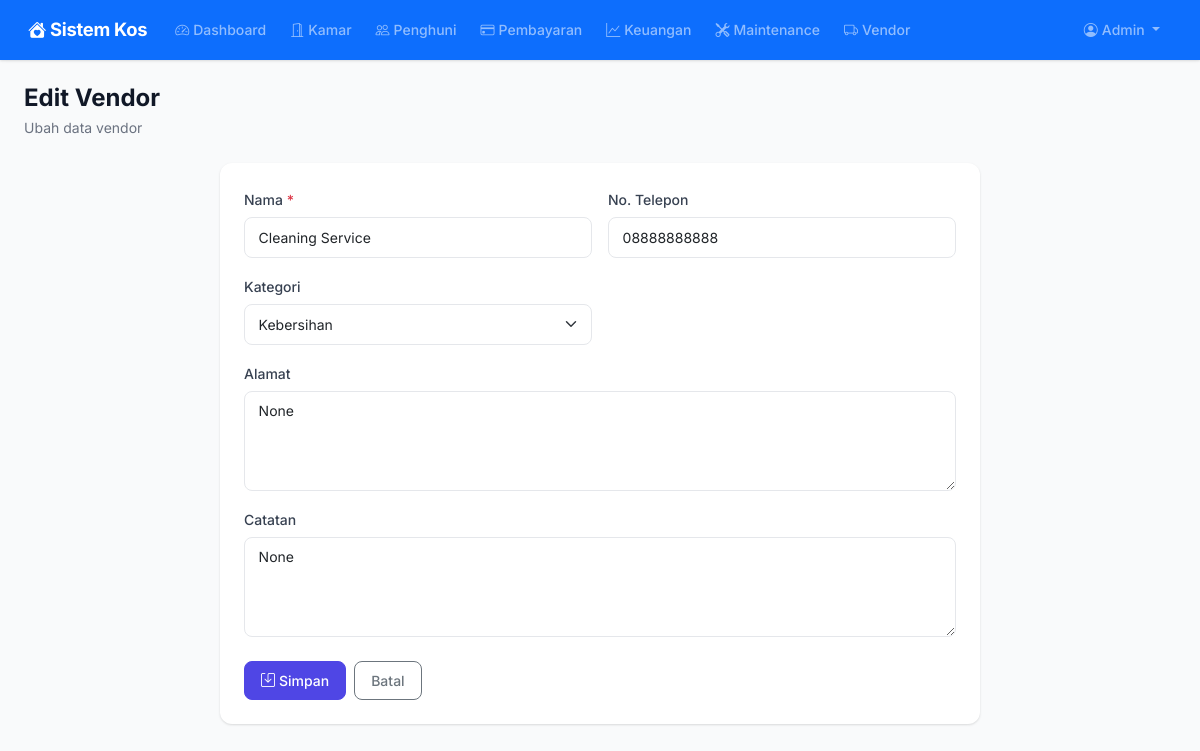
The app's page /maintenance/vendor/edit/3 (signed in) with its own data.
### models.py (models this page shows, shortened)
class User(UserMixin, db.Model):
    __tablename__ = "users"
    id = db.Column(db.Integer, primary_key=True)
    username = db.Column(db.String(80), unique=True, nullable=False)
    email = db.Column(db.String(120), unique=True, nullable=False)
    password_hash = db.Column(db.String(256), nullable=False)
    role = db.Column(db.String(20), nullable=False, default="client")
    nama_lengkap = db.Column(db.String(150), nullable=False)
    no_telepon = db.Column(db.String(20))
    alamat = db.Column(db.Text)
    is_active = db.Column(db.Boolean, default=True)
    created_at = db.Column(db.DateTime, default=datetime.utcnow)
    bookings = db.relationship("Booking", backref="client", lazy="dynamic")
    notifications = db.relationship("Notification", backref="user", lazy="dynamic")

class Vendor(db.Model):
    __tablename__ = "vendors"
    id = db.Column(db.Integer, primary_key=True)
    nama = db.Column(db.String(150), nullable=False)
    no_telepon = db.Column(db.String(20))
    kategori = db.Column(db.String(50), default="lainnya")
    alamat = db.Column(db.Text)
    catatan = db.Column(db.Text)
    created_at = db.Column(db.DateTime, default=datetime.utcnow)
    maintenance_requests = db.relationship("MaintenanceRequest", backref="vendor", lazy="dynamic")

### routes/maintenance.py (the view, shortened to what this page needs)
@maintenance_bp.route("/vendor/edit/<int:id>", methods=["GET", "POST"])
@login_required
def vendor_edit(id):
    if current_user.role not in ("admin", "management"):
        flash("Akses ditolak.", "danger")
        return redirect(url_for("dashboard.index"))
    vendor = Vendor.query.get_or_404(id)
    return render_template("maintenance/vendor_form.html", vendor=vendor)

### app.py (called while the page is built)
def create_app():
    app = Flask(__name__)
    app.config.from_object("config.Config")
    db.init_app(app)
    login_manager.init_app(app)
    csrf.init_app(app)
    login_manager.login_view = "auth.login"
    login_manager.login_message = "Silakan login terlebih dahulu."
    from models import User
    @login_manager.user_loader
    def load_user(user_id):
        return User.query.get(int(user_id))
    @app.context_processor
    def inject_now():
        from datetime import datetime
        return {"now": datetime.now()}
    @app.context_processor
    def inject_utility():
        from datetime import date
        return {"date_today": date.today()}
    from routes import register_routes
    register_routes(app)
    with app.app_context():
        db.create_all()
    return app

### templates/maintenance/vendor_form.html (shortened to what this page needs)
{% extends "base.html" %}
{% block content %}
<div class="page-header">
    <h1>{% if vendor %}Edit Vendor{% else %}Tambah Vendor Baru{% endif %}</h1>
    <p>{% if vendor %}Ubah data vendor{% else %}Masukkan data vendor baru{% endif %}</p>
</div>
<div class="row justify-content-center">
    <div class="col-lg-8">
        <div class="card border-0">
            <div class="card-body p-4">
                <form method="POST" action="">
                    <div class="row g-3">
                        <div class="col-md-6">
                            <label class="form-label">Nama <span class="text-danger">*</span></label>
                            <input type="text" name="nama" class="form-control" value="{{ vendor.nama if vendor else '' }}" required>
                        </div>
                        <div class="col-md-6">
                            <label class="form-label">No. Telepon</label>
                            <input type="text" name="no_telepon" class="form-control" value="{{ vendor.no_telepon if vendor else '' }}" placeholder="08xxxxxxxxxx">
                        </div>
                        <div class="col-md-6">
                            <label class="form-label">Kategori</label>
                            <select name="kategori" class="form-select">
                                <option value="kebersihan" {% if vendor and vendor.kategori == 'kebersihan' %}selected{% endif %}>Kebersihan</option>
                            </select>
                        </div>
                        <div class="col-12">
                            <label class="form-label">Alamat</label>
                            <textarea name="alamat" class="form-control" placeholder="Alamat vendor">{{ vendor.alamat if vendor else '' }}</textarea>
                        </div>
                        <div class="col-12">
                            <label class="form-label">Catatan</label>
                            <textarea name="catatan" class="form-control" placeholder="Catatan tambahan tentang vendor">{{ vendor.catatan if vendor else '' }}</textarea>
                        </div>
                    </div>
                    <div class="d-flex gap-2 mt-4">
                        <button type="submit" class="btn btn-primary">
                            <i class="bi bi-save me-1"></i>Simpan
                        </button>
                        <a href="{{ url_for('maintenance.vendor_index') }}" class="btn btn-outline-secondary">Batal</a>
                    </div>
                </form>
            </div>
        </div>
    </div>
</div>
{% endblock %}

### templates/base.html (shortened to what this page needs)
<!DOCTYPE html>
<html lang="id">
<head>
    <link href="https://cdn.jsdelivr.net/npm/bootstrap@5.3.2/dist/css/bootstrap.min.css" rel="stylesheet">
    <link rel="stylesheet" href="https://cdn.jsdelivr.net/npm/bootstrap-icons@1.11.3/font/bootstrap-icons.min.css">
    <link rel="stylesheet" href="{{ url_for('static', filename='css/style.css') }}">
</head>
<body>
    {% if current_user.is_authenticated %}
    <nav class="navbar navbar-expand-lg navbar-dark bg-primary sticky-top">
        <div class="container-fluid">
            <a class="navbar-brand fw-bold" href="{{ url_for('dashboard.index') }}">
                <i class="bi bi-house-heart-fill me-1"></i>Sistem Kos
            </a>
            <div class="collapse navbar-collapse" id="navbarNav">
                {% if current_user.role in ('admin', 'management') %}
                <ul class="navbar-nav me-auto">
                    <li class="nav-item"><a class="nav-link" href="{{ url_for('dashboard.admin') }}"><i class="bi bi-speedometer2 me-1"></i>Dashboard</a></li>
                    <li class="nav-item"><a class="nav-link" href="{{ url_for('rooms.index') }}"><i class="bi bi-door-open me-1"></i>Kamar</a></li>
                    <li class="nav-item"><a class="nav-link" href="{{ url_for('clients.index') }}"><i class="bi bi-people me-1"></i>Penghuni</a></li>
                    <li class="nav-item"><a class="nav-link" href="{{ url_for('payments.index') }}"><i class="bi bi-credit-card me-1"></i>Pembayaran</a></li>
                    <li class="nav-item"><a class="nav-link" href="{{ url_for('accounting.index') }}"><i class="bi bi-graph-up me-1"></i>Keuangan</a></li>
                    <li class="nav-item"><a class="nav-link" href="{{ url_for('maintenance.index') }}"><i class="bi bi-tools me-1"></i>Maintenance</a></li>
                    <li class="nav-item"><a class="nav-link" href="{{ url_for('maintenance.vendor_index') }}"><i class="bi bi-truck me-1"></i>Vendor</a></li>
                </ul>
                {% endif %}
                <ul class="navbar-nav">
                    <li class="nav-item dropdown">
                        <a class="nav-link dropdown-toggle" href="#" role="button" data-bs-toggle="dropdown">
                            <i class="bi bi-person-circle me-1"></i>{{ current_user.nama_lengkap.split()[0] }}
                        </a>
                    </li>
                </ul>
            </div>
        </div>
    </nav>
    {% endif %}
    <main class="main-content">
        {% block content %}{% endblock %}
    </main>
</body>
</html>

### static/css/style.css (style rules this page uses)
:root { --primary: #4f46e5; --primary-dark: #4338ca; --primary-light: #eef2ff; --success: #10b981; --warning: #f59e0b; --danger: #ef4444; --info: #3b82f6; --gray-50: #f9fafb; --gray-100: #f3f4f6; --gray-200: #e5e7eb; --gray-300: #d1d5db; --gray-400: #9ca3af; --gray-500: #6b7280; --gray-600: #4b5563; --gray-700: #374151; --gray-800: #1f2937; --gray-900: #111827; --radius: 12px; --radius-sm: 8px; --shadow: 0 1px 3px rgba(0,0,0,.08), 0 1px 2px rgba(0,0,0,.06); --shadow-md: 0 4px 6px rgba(0,0,0,.07), 0 2px 4px rgba(0,0,0,.06); --shadow-lg: 0 10px 15px rgba(0,0,0,.1), 0 4px 6px rgba(0,0,0,.05); }
* { box-sizing: border-box; }
body { font-family: 'Inter', -apple-system, BlinkMacSystemFont, sans-serif; background: var(--gray-50); color: var(--gray-800); line-height: 1.6; }
.navbar { padding: .65rem 1rem; box-shadow: var(--shadow); }
.navbar-brand { font-size: 1.15rem; letter-spacing: -.3px; }
.nav-link { font-size: .875rem; font-weight: 500; padding: .5rem .75rem !important; border-radius: var(--radius-sm); transition: all .15s; }
.main-content { min-height: calc(100vh - 56px); padding: 1.5rem; }
.card { border: none; border-radius: var(--radius); box-shadow: var(--shadow); transition: box-shadow .2s; }
.card-body { padding: 1.25rem; }
.btn { font-weight: 500; font-size: .875rem; padding: .5rem 1rem; border-radius: var(--radius-sm); transition: all .15s; }
.btn-primary { background: var(--primary); border-color: var(--primary); }
.form-control, .form-select { border: 1.5px solid var(--gray-200); border-radius: var(--radius-sm); padding: .55rem .85rem; font-size: .875rem; transition: border-color .15s; }
.form-label { font-weight: 500; font-size: .875rem; color: var(--gray-700); margin-bottom: .35rem; }
textarea.form-control { min-height: 100px; }
.page-header { margin-bottom: 1.5rem; }
.page-header h1 { font-size: 1.5rem; font-weight: 700; color: var(--gray-900); margin: 0; }
.page-header p { font-size: .875rem; color: var(--gray-500); margin: .25rem 0 0 0; }

### records on screen
User: nama_lengkap "Admin"
Vendor: nama "Cleaning Service", no_telepon "08888888888", kategori "Kebersihan", alamat "None", catatan "None"
